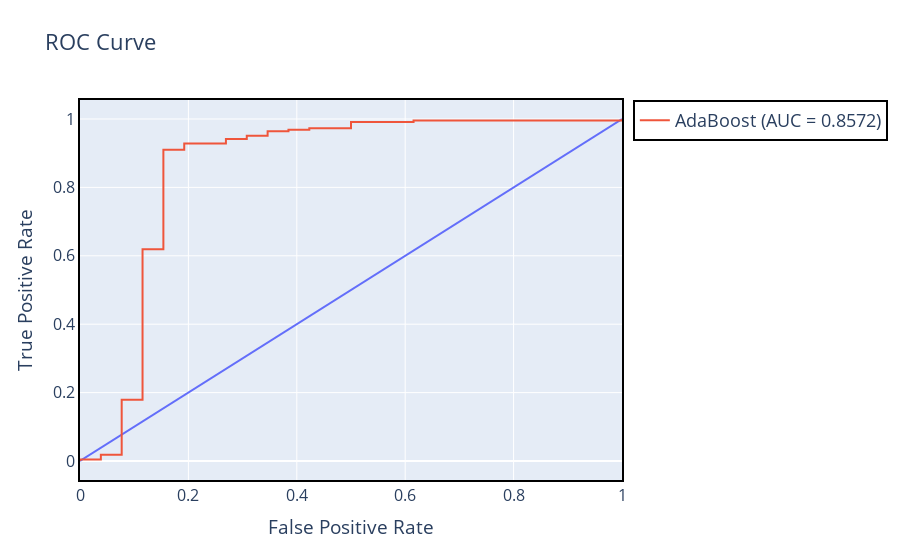

The cell this chart's notebook holds for it:
### Code cell
show_roc_curve(ada_boost, "AdaBoost", X_test, y_test)

### Figure 1 — Plotly figure (JSON) as saved in the notebook; plotly's stock layout.template omitted (floating-point values rounded to 4 significant figures)
{"data": [{"hovertemplate": "False Positive Rate=%{x}<br>True Positive Rate=%{y}<extra></extra>", "legendgroup": "", "line": {"color": "#636efa", "dash": "solid"}, "marker": {"symbol": "circle"}, "mode": "lines", "name": "", "orientation": "v", "showlegend": false, "type": "scatter", "x": [0, 1], "xaxis": "x", "y": [0, 1], "yaxis": "y"}, {"mode": "lines", "name": "AdaBoost (AUC = 0.8572)", "type": "scatter", "x": [0, 0, 0.03846, 0.03846, 0.07692, 0.07692, 0.1154, 0.1154, 0.1538, 0.1538, 0.1923, 0.1923, 0.2692, 0.2692, 0.3077, 0.3077, 0.3462, 0.3462, 0.3846, 0.3846, 0.4231, 0.4231, 0.5, 0.5, 0.6154, 0.6154, 1, 1], "y": [0, 0.004484, 0.004484, 0.01794, 0.01794, 0.1794, 0.1794, 0.6188, 0.6188, 0.9103, 0.9103, 0.9283, 0.9283, 0.9417, 0.9417, 0.9507, 0.9507, 0.9641, 0.9641, 0.9686, 0.9686, 0.9731, 0.9731, 0.991, 0.991, 0.9955, 0.9955, 1]}], "layout": {"font": {"size": 16}, "legend": {"bordercolor": "Black", "borderwidth": 2, "font": {"size": 18}, "tracegroupgap": 0}, "title": {"text": "ROC Curve"}, "xaxis": {"anchor": "y", "domain": [0, 1], "linecolor": "black", "linewidth": 2, "mirror": true, "showline": true, "title": {"text": "False Positive Rate"}}, "yaxis": {"anchor": "x", "domain": [0, 1], "linecolor": "black", "linewidth": 2, "mirror": true, "showline": true, "title": {"text": "True Positive Rate"}}}}
